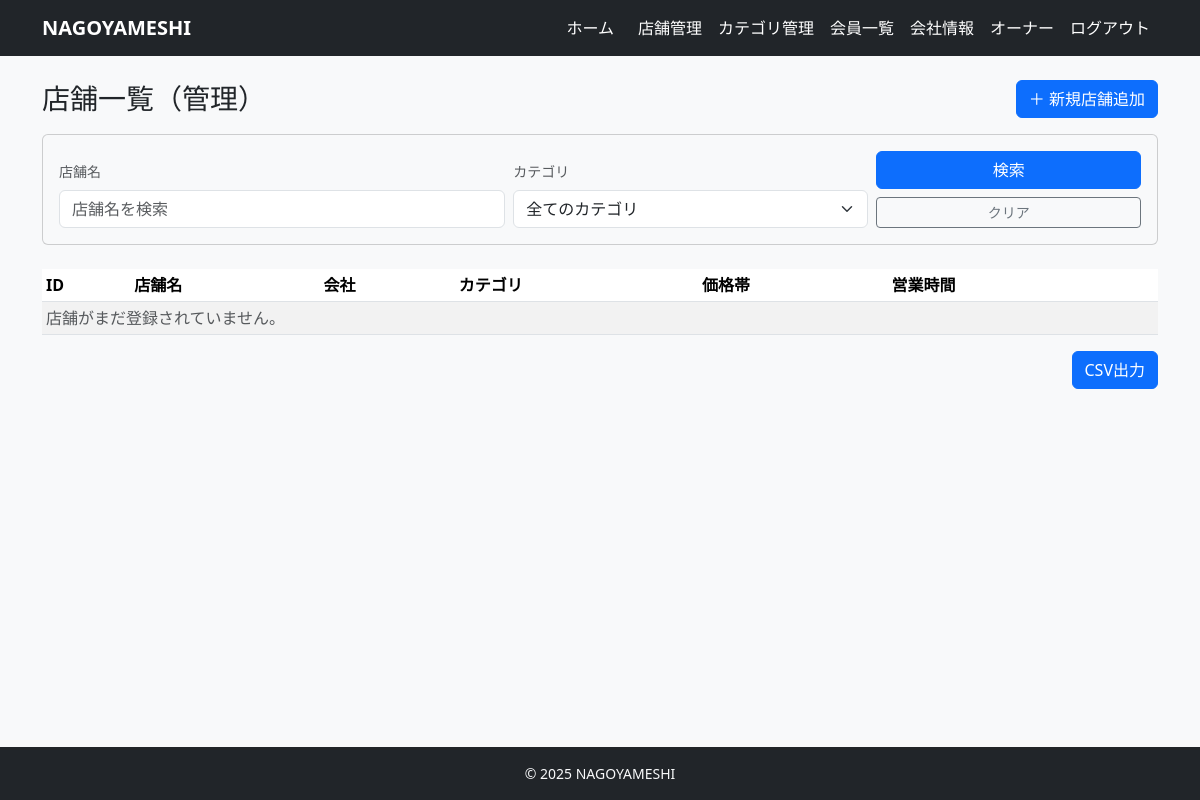
The app's page /owner/restaurants/ (signed in), older data.
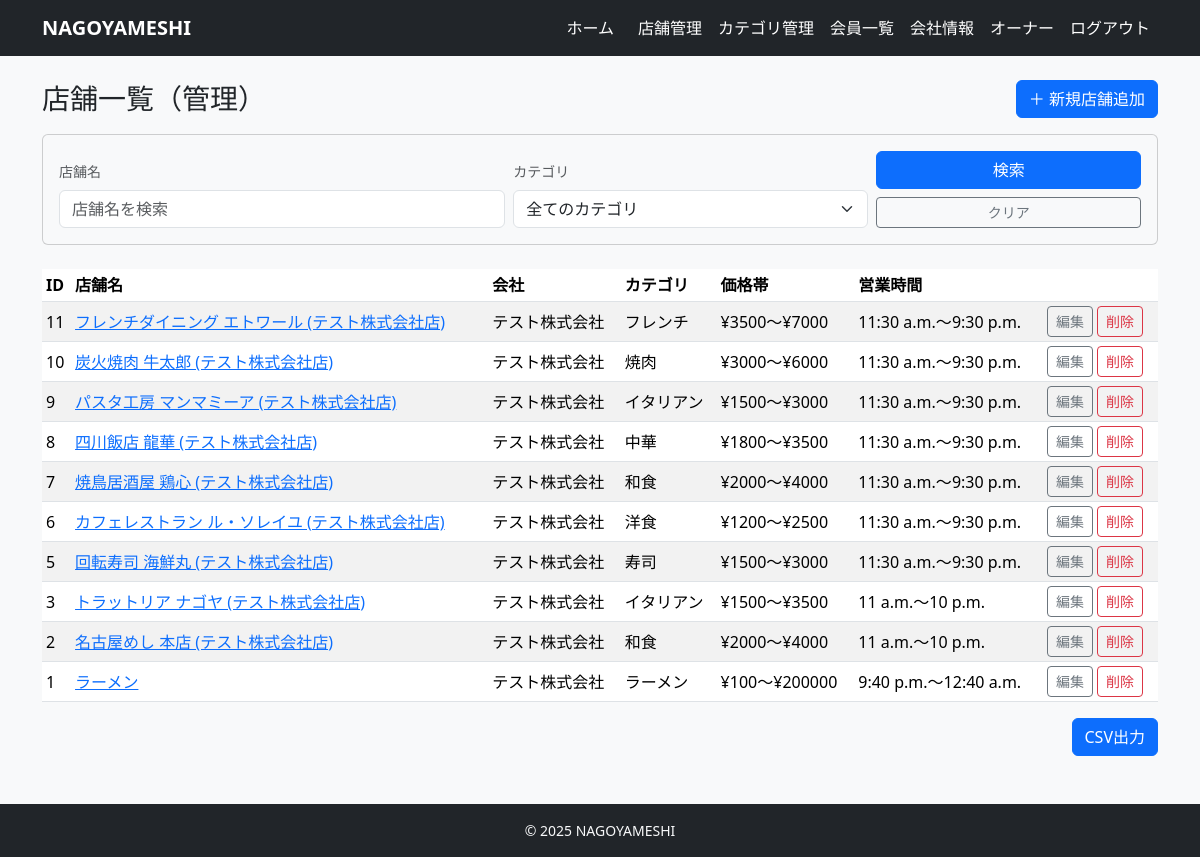
The same page, newer data.
### restaurants/models.py (models this page shows, shortened)
class Restaurant(models.Model):
    company = models.ForeignKey(
        Company,
        on_delete=models.CASCADE,
        related_name='restaurants',
    )
    category = models.ForeignKey(
        Category,
        on_delete=models.PROTECT,
        related_name='restaurants',
    )
    owner = models.ForeignKey(
        settings.AUTH_USER_MODEL,
        on_delete=models.CASCADE,
        related_name="my_restaurants",
        null=True,
        blank=True,
    )
    name = models.CharField(max_length=100)
    image = models.ImageField(upload_to='restaurant/', blank=True, null=True)
    description = models.TextField(blank=True)
    price_min = models.IntegerField()
    price_max = models.IntegerField()
    open_time = models.TimeField()
    close_time = models.TimeField()
    zipcode = models.CharField(max_length=10)
    address = models.CharField(max_length=200)
    tel = models.CharField(max_length=20)
    holiday = models.CharField(max_length=50, blank=True)  # 定休日
    created_at = models.DateTimeField(auto_now_add=True)
    updated_at = models.DateTimeField(auto_now=True)

class Company(models.Model):
    owner = models.OneToOneField(
        settings.AUTH_USER_MODEL,
        on_delete=models.CASCADE,
        related_name="owned_company",
        null=True,  # 既存データがあるなら最初は許可しておくと楽
        blank=True,
    )
    name = models.CharField(max_length=100)
    representative = models.CharField(max_length=100)
    established_at = models.DateField(null=True, blank=True)
    zipcode = models.CharField(max_length=10)
    address = models.CharField(max_length=200)
    business = models.TextField()  # 事業内容
    created_at = models.DateTimeField(auto_now_add=True)
    updated_at = models.DateTimeField(auto_now=True)

class Category(models.Model):
    company = models.ForeignKey(
        'Company',  # 文字列で指定しておくと定義順を気にせんでええけん無難や
        verbose_name="会社",
        on_delete=models.CASCADE, # 会社が消えたらカテゴリも消える
        null=True,  # 既存データがある場合に備えて一時的にTrue推奨
        blank=True
    )
    name = models.CharField("カテゴリ名", max_length=50)
    is_active = models.BooleanField("有効フラグ", default=True)
    created_at = models.DateTimeField(auto_now_add=True)
    updated_at = models.DateTimeField(auto_now=True)

### restaurants/views.py (the view)
# urls.py: path("owner/restaurants/", views.OwnerRestaurantListView.as_view(), name="owner_restaurant_list"),
class OwnerRestaurantListView(LoginRequiredMixin, OwnerRequiredMixin, ListView):
    model = Restaurant
    template_name = "restaurants/owner_restaurant_list.html"
    context_object_name = "restaurants"
    def get_queryset(self):
        qs = super().get_queryset().select_related("company", "category")
        user = self.request.user
        if not (hasattr(user, "company") and user.company):
             return Restaurant.objects.none()
        qs = qs.filter(company=user.company)
        keyword = self.request.GET.get('keyword')
        if keyword:
            qs = qs.filter(name__icontains=keyword)
        category_id = self.request.GET.get('category')
        if category_id:
            qs = qs.filter(category_id=category_id)
        return qs.order_by('-id')
    def get_context_data(self, **kwargs):
        ctx = super().get_context_data(**kwargs)
        user = self.request.user
        if hasattr(user, "company") and user.company:
            ctx['categories'] = Category.objects.filter(company=user.company)
        else:
            ctx['categories'] = Category.objects.none()
        ctx['keyword'] = self.request.GET.get('keyword', '')
        ctx['selected_category_id'] = self.request.GET.get('category', '')
        return ctx

### restaurants/views.py (called while the page is built)
    def test_func(self):
        user = self.request.user
        return user.is_authenticated and getattr(user, "is_owner_member", False)

### templates/restaurants/owner_restaurant_list.html (shortened to what this page needs)
{% extends "base.html" %}
{% block content %}
<div class="d-flex justify-content-between align-items-center mb-3">
  <h1 class="h3 mb-0">店舗一覧（管理）</h1>
  <a href="{% url 'restaurants:owner_restaurant_create' %}" class="btn btn-primary">
    ＋ 新規店舗追加
  </a>
</div>
<div class="card mb-4 bg-light">
  <div class="card-body p-3">
    <form method="get" action="" class="row g-2 align-items-end">
      <div class="col-md-5">
        <label for="keyword" class="form-label small text-muted">店舗名</label>
        <input type="text" name="keyword" id="keyword" class="form-control" placeholder="店舗名を検索" value="{{ keyword }}">
      </div>
      <div class="col-md-4">
        <label for="category" class="form-label small text-muted">カテゴリ</label>
        <select name="category" id="category" class="form-select">
          <option value="">全てのカテゴリ</option>
        </select>
      </div>
      <div class="col-md-3">
        <button type="submit" class="btn btn-primary w-100 mb-2">
           検索
        </button>
        <a href="{% url 'restaurants:owner_restaurant_list' %}" class="btn btn-outline-secondary w-100 btn-sm">
          クリア
        </a>
      </div>
    </form>
  </div>
</div>
<table class="table table-sm table-striped align-middle">
  <thead>
    <tr>
      <th>ID</th>
      <th>店舗名</th>
      <th>会社</th>
      <th>カテゴリ</th>
      <th>価格帯</th>
      <th>営業時間</th>
      <th></th>
    </tr>
  </thead>
  <tbody>
    {% for r in restaurants %}
    <tr>
      <td>{{ r.id }}</td>
      <td><a href="{% url 'restaurants:owner_restaurant_detail' r.pk %}">{{ r.name }}</a></td>
      <td>{{ r.company.name }}</td>
      <td>{{ r.category.name }}</td>
      <td>¥{{ r.price_min }}〜¥{{ r.price_max }}</td>
      <td>{{ r.open_time }}〜{{ r.close_time }}</td>
      <td>
        <a href="{% url 'restaurants:owner_restaurant_update' r.pk %}" class="btn btn-sm btn-outline-secondary">
          編集
        </a>
        <a href="{% url 'restaurants:owner_restaurant_delete' r.pk %}" class="btn btn-sm btn-outline-danger">
          削除
        </a>
      </td>
    </tr>
    {% empty %}
    <tr>
      <td colspan="7" class="text-muted">店舗がまだ登録されていません。</td>
    </tr>
    {% endfor %}
  </tbody>
</table>
<div class="d-flex justify-content-end mt-3">
  <a href="{% url 'restaurants:owner_restaurant_csv' %}?{{ request.GET.urlencode }}" class="btn btn-primary">
    CSV出力
  </a>
</div>
{% endblock %}

Row changes from the older to the newer data that the page shows:
added Restaurant: id "11", name "フレンチダイニング エトワール (テスト株式会社店)", company.name "テスト株式会社", category.name "フレンチ", price_min "3500", price_max "7000", open_time "11:30 a.m.", close_time "9:30 p.m."
added Restaurant: id "10", name "炭火焼肉 牛太郎 (テスト株式会社店)", company.name "テスト株式会社", category.name "焼肉", price_min "3000", price_max "6000", open_time "11:30 a.m.", close_time "9:30 p.m."
added Restaurant: id "9", name "パスタ工房 マンマミーア (テスト株式会社店)", company.name "テスト株式会社", category.name "イタリアン", price_min "1500", price_max "3000", open_time "11:30 a.m.", close_time "9:30 p.m."
added Restaurant: id "8", name "四川飯店 龍華 (テスト株式会社店)", company.name "テスト株式会社", category.name "中華", price_min "1800", price_max "3500", open_time "11:30 a.m.", close_time "9:30 p.m."
added Restaurant: id "7", name "焼鳥居酒屋 鶏心 (テスト株式会社店)", company.name "テスト株式会社", category.name "和食", price_min "2000", price_max "4000", open_time "11:30 a.m.", close_time "9:30 p.m."
added Restaurant: id "6", name "カフェレストラン ル・ソレイユ (テスト株式会社店)", company.name "テスト株式会社", category.name "洋食", price_min "1200", price_max "2500", open_time "11:30 a.m.", close_time "9:30 p.m."
added Restaurant: id "5", name "回転寿司 海鮮丸 (テスト株式会社店)", company.name "テスト株式会社", category.name "寿司", price_min "1500", price_max "3000", open_time "11:30 a.m.", close_time "9:30 p.m."
added Restaurant: id "3", name "トラットリア ナゴヤ (テスト株式会社店)", company.name "テスト株式会社", category.name "イタリアン", price_min "1500", price_max "3500", open_time "11 a.m.", close_time "10 p.m."
added Restaurant: id "2", name "名古屋めし 本店 (テスト株式会社店)", company.name "テスト株式会社", category.name "和食", price_min "2000", price_max "4000", open_time "11 a.m.", close_time "10 p.m."
added Restaurant: id "1", name "ラーメン", company.name "テスト株式会社", category.name "ラーメン", price_min "100", price_max "200000", open_time "9:40 p.m.", close_time "12:40 a.m."
Text that changed along with them:
text no longer shown: "店舗がまだ登録されていません。"
